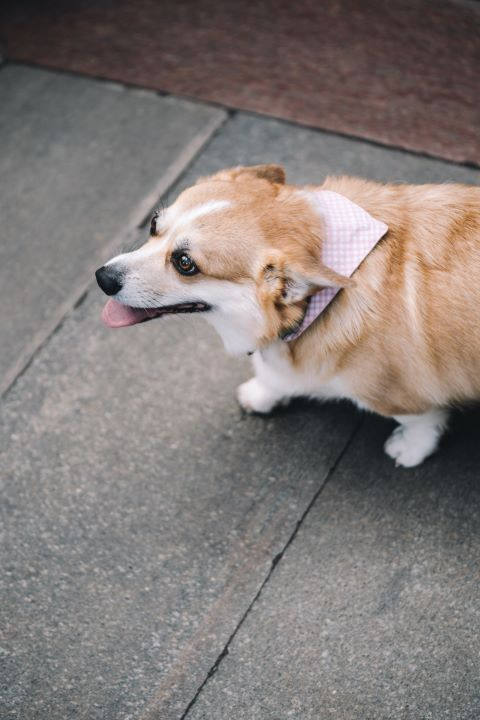
#> input picture Python/OpenCv_Python/Resources/dog.jpg, 480 x 720 px
$ python chapter3.py
#> lines starting #> are read from the running program, lines starting #| are printed output that depends on the picture
import cv2
import numpy as np

img = cv2.imread("Resources/dog.jpg")
#> img is the input picture: shape (720, 480, 3); mean B, G, R 119.9, 122.8, 130.8
print(img.shape)
#| (720, 480, 3)

imgResize = cv2.resize(img,(500,600)) #(Width,Height)--> Resize img
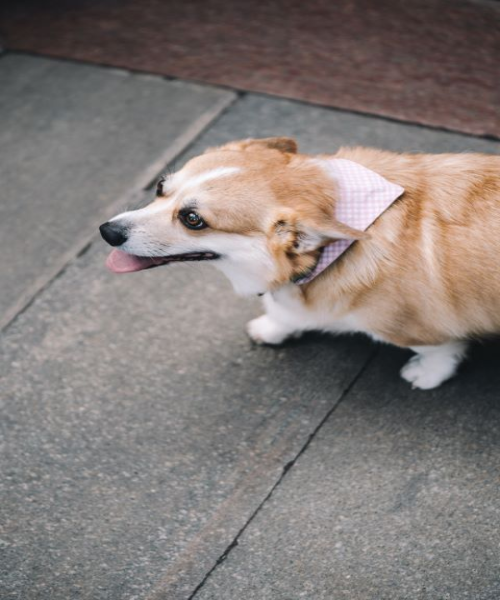
#> imgResize: shape (600, 500, 3); mean B, G, R 119.8, 122.7, 130.7
print(imgResize.shape)
#| (600, 500, 3)

imgCropped = img[0:200,200:500] #here height comes first
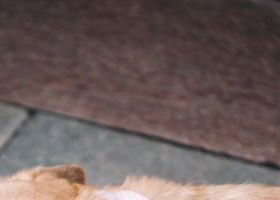
#> imgCropped: shape (200, 280, 3); mean B, G, R 89.2, 91.9, 107

cv2.imshow("Output", imgResize) #show img
cv2.imshow("Cropped img: ",imgCropped)
cv2.waitKey(0)

$ run again, with Python/OpenCv_Python/Resources/3.jpg copied over Python/OpenCv_Python/Resources/dog.jpg
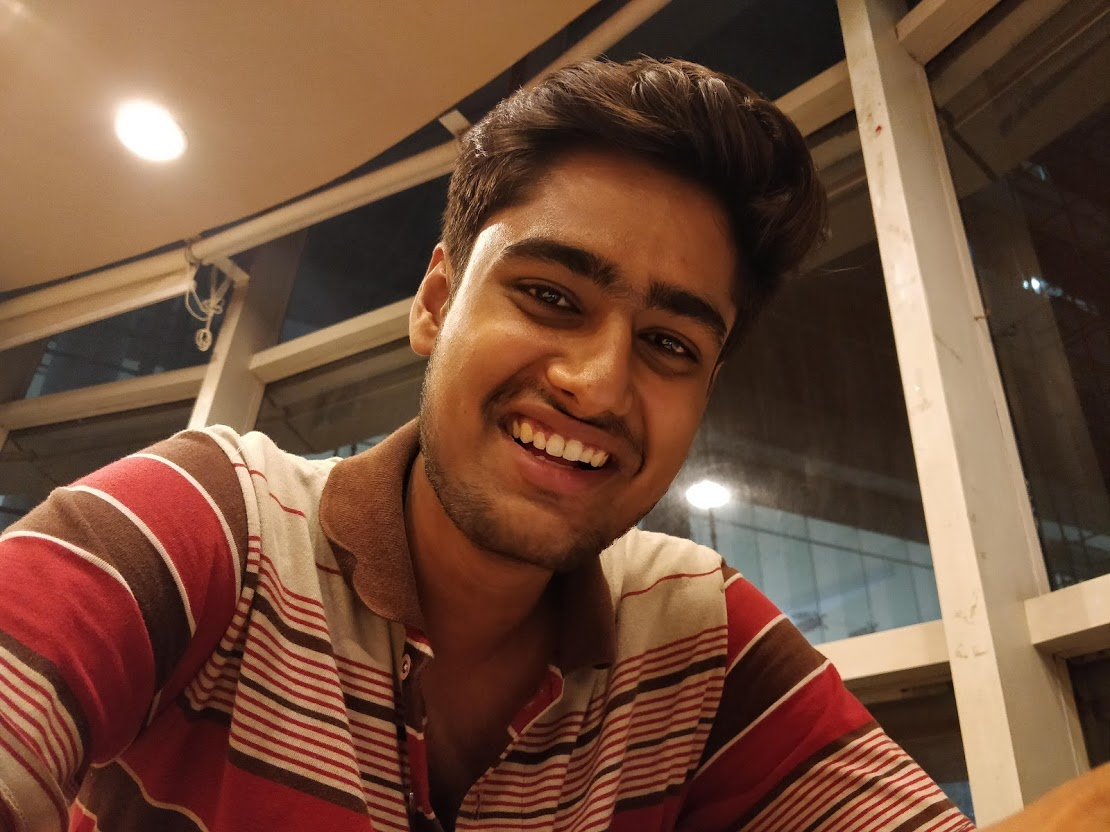
#> input picture Python/OpenCv_Python/Resources/3.jpg, 1110 x 832 px
#> img is the input picture: shape (832, 1110, 3); mean B, G, R 58.5, 78.4, 114.5
#| (832, 1110, 3)
#> `imgResize = cv2.resize(img,(500,600))`:
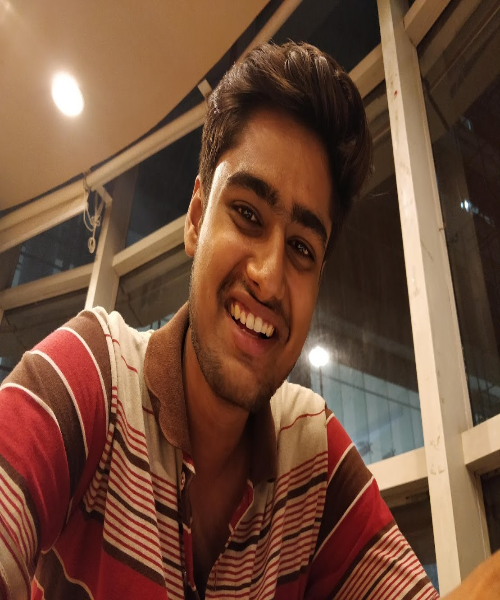
#> imgResize: shape (600, 500, 3); mean B, G, R 58.4, 78.2, 114.4
#| (600, 500, 3)
#> `imgCropped = img[0:200,200:500]`:
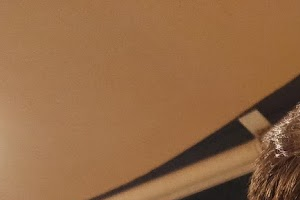
#> imgCropped: shape (200, 300, 3); mean B, G, R 69.6, 106.1, 148.8

$ run again, with Python/OpenCv_Python/Resources/girl.jpg copied over Python/OpenCv_Python/Resources/dog.jpg
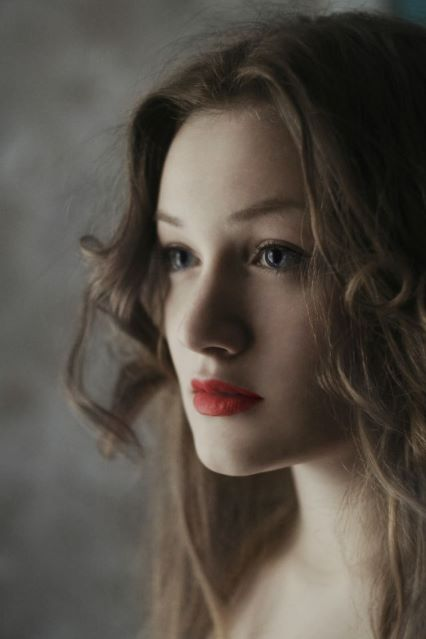
#> input picture Python/OpenCv_Python/Resources/girl.jpg, 426 x 639 px
#> img is the input picture: shape (639, 426, 3); mean B, G, R 70.5, 78.7, 85.6
#| (639, 426, 3)
#> `imgResize = cv2.resize(img,(500,600))`:
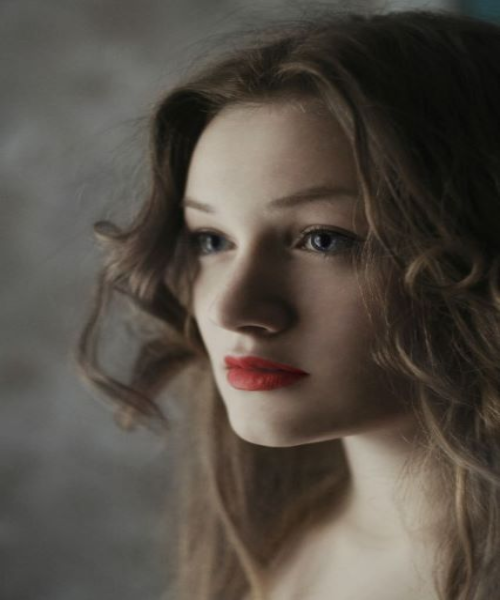
#> imgResize: shape (600, 500, 3); mean B, G, R 70.4, 78.6, 85.5
#| (600, 500, 3)
#> `imgCropped = img[0:200,200:500]`:
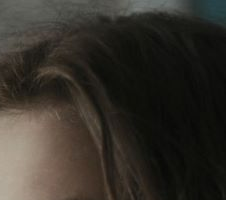
#> imgCropped: shape (200, 226, 3); mean B, G, R 41.5, 48.3, 52.4

$ run again, with Python/OpenCv_Python/Resources/girl1.jpg copied over Python/OpenCv_Python/Resources/dog.jpg
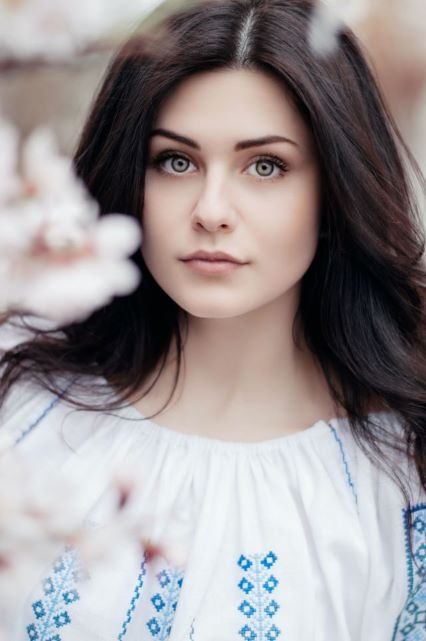
#> input picture Python/OpenCv_Python/Resources/girl1.jpg, 426 x 641 px
#> img is the input picture: shape (641, 426, 3); mean B, G, R 148.2, 146.9, 153.7
#| (641, 426, 3)
#> `imgResize = cv2.resize(img,(500,600))`:
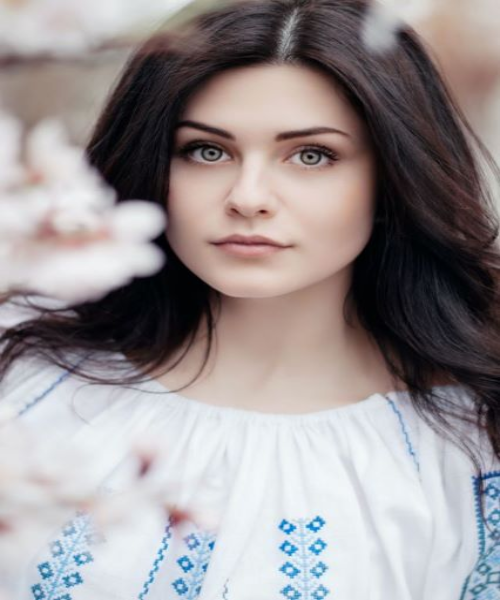
#> imgResize: shape (600, 500, 3); mean B, G, R 148.1, 146.7, 153.6
#| (600, 500, 3)
#> `imgCropped = img[0:200,200:500]`:
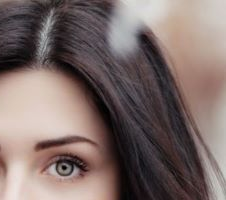
#> imgCropped: shape (200, 226, 3); mean B, G, R 105, 108.1, 124.5
